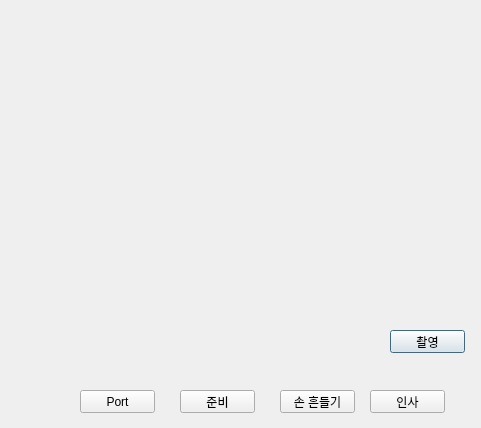
<?xml version="1.0" encoding="UTF-8"?>
<ui version="4.0">
 <class>Dialog</class>
 <widget class="QDialog" name="Dialog">
  <property name="geometry">
   <rect>
    <x>0</x>
    <y>0</y>
    <width>481</width>
    <height>428</height>
   </rect>
  </property>
  <property name="windowTitle">
   <string>Dialog</string>
  </property>
  <widget class="QPushButton" name="btnSave">
   <property name="geometry">
    <rect>
     <x>390</x>
     <y>330</y>
     <width>75</width>
     <height>23</height>
    </rect>
   </property>
   <property name="text">
    <string>촬영</string>
   </property>
  </widget>
  <widget class="QLabel" name="webcam">
   <property name="geometry">
    <rect>
     <x>20</x>
     <y>20</y>
     <width>431</width>
     <height>291</height>
    </rect>
   </property>
   <property name="text">
    <string/>
   </property>
  </widget>
  <widget class="QLabel" name="textView">
   <property name="geometry">
    <rect>
     <x>40</x>
     <y>330</y>
     <width>331</width>
     <height>20</height>
    </rect>
   </property>
   <property name="text">
    <string/>
   </property>
  </widget>
  <widget class="QPushButton" name="btnReady">
   <property name="geometry">
    <rect>
     <x>180</x>
     <y>390</y>
     <width>75</width>
     <height>23</height>
    </rect>
   </property>
   <property name="text">
    <string>준비</string>
   </property>
  </widget>
  <widget class="QPushButton" name="btnHi">
   <property name="geometry">
    <rect>
     <x>280</x>
     <y>390</y>
     <width>75</width>
     <height>23</height>
    </rect>
   </property>
   <property name="text">
    <string>손 흔들기</string>
   </property>
  </widget>
  <widget class="QPushButton" name="btnHello">
   <property name="geometry">
    <rect>
     <x>370</x>
     <y>390</y>
     <width>75</width>
     <height>23</height>
    </rect>
   </property>
   <property name="text">
    <string>인사</string>
   </property>
  </widget>
  <widget class="QPushButton" name="btnPort">
   <property name="geometry">
    <rect>
     <x>80</x>
     <y>390</y>
     <width>75</width>
     <height>23</height>
    </rect>
   </property>
   <property name="text">
    <string>Port</string>
   </property>
  </widget>
  <widget class="QLabel" name="labelPort">
   <property name="geometry">
    <rect>
     <x>10</x>
     <y>390</y>
     <width>56</width>
     <height>16</height>
    </rect>
   </property>
   <property name="text">
    <string/>
   </property>
  </widget>
 </widget>
 <resources/>
 <connections/>
</ui>
